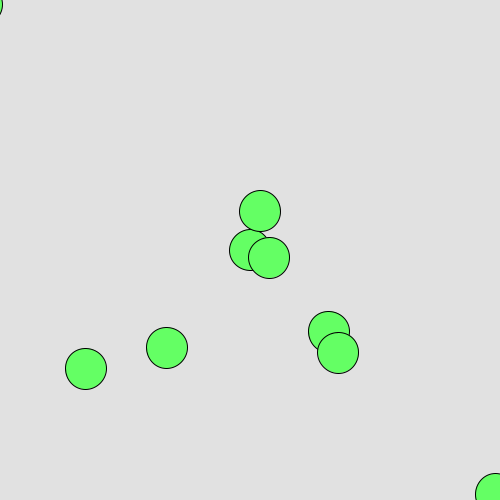
Frame 1 (no input)
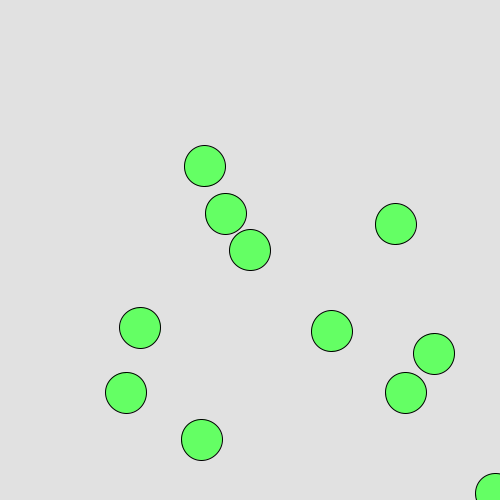
Frame 60 (the mouse pressed at the canvas centre just before this capture)
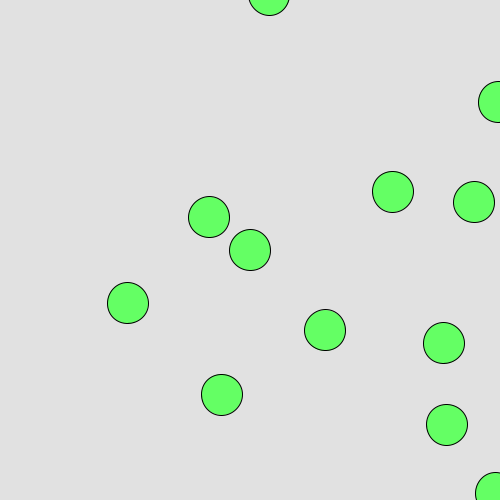
Frame 120 (the mouse held since frame 60 and released just before this capture)

The Processing sketch that drew these frames (run headless with seeded random() and noise(); from frame 60 on, the mouse is pressed at the canvas centre):

// Processing sketch: processing_152149
// ── processing_152149.pde

/*
 * Creative Coding
 * Week 3, 02 - array with sin()
 * by Indae Hwang and Jon McCormack
 * Copyright (c) 2014 Monash University
 *
 * This program demonstrates the use of arrays.
 * It creates three arrays that store the y-position, xspeed and xphase of some oscillating circles.
 * You can change the number of circles by changing the value of num in setup()
 * You can change the background colour by holding the left mouse button and dragging.
 * You can toggle tracks by pressing the 't' key
 */
 
int     num;    // the number of items in the array (# of circles)
float[] y;      // y-position of each circle (fixed)
float[] x;      // x-position of each circle
float[] xspeed;  // xspeed of each circle
float[] yspeed;  // yspeed of each circle
float[] xphase;  // xphase of each circle
float[] yphase;  // yphase of each circle

 
float circle_size;
 
void setup() {
  size(500, 500);
  background(255);
  num = 30;
  circle_size = 5*width/2/num;
 
  // allocate space for each array
  x = new float[num];
  y = new float[num];
  xspeed = new float[num];
  yspeed = new float[num];
  xphase = new float[num];
  yphase = new float[num];

 
  // calculate the gap in y based on the number of circles
  float gap = height / (num + 1);
 
  //setup an initial value for each item in the array
  for (int i=0; i<num; i++) {
    y[i] = gap * (i + 1);      // y is constant for each so can be calculated once
    xspeed[i] = random(2);
    yspeed[i] = random(1);
    xphase[i] = random(TWO_PI);
    yphase[i] = random(TWO_PI);
  }
}
 
 
void draw() {
    background(225);
 
  for (int i=0; i<num; i++) {
    // calculate the x-position of each ball based on the xspeed, xphase and current frame
    if (xspeed[i] > 0)
      x[i] = width/2 + sin(radians(frameCount*xspeed[i]/2 ) + xphase[i])* circle_size * i;
      y[i] = width/2 + cos(radians(frameCount*yspeed[i]/2 ) + yphase[i])* circle_size * i;
 
    fill(100, 255, 100);
    ellipse(x[i], y[i], circle_size, circle_size);
  }
}
 

 
void mouseClicked() {
  for (int i=0; i<num; i++) {
    if (dist(mouseX, mouseY, x[i], y[i]) <= circle_size){
      if (xspeed[i] == 0) {
        xspeed[i] = random(1);
        yspeed[i] = random(1);
      } else {
        xspeed[i] = 0;
        yspeed[i] = 0;
      }
    }
  }
}
